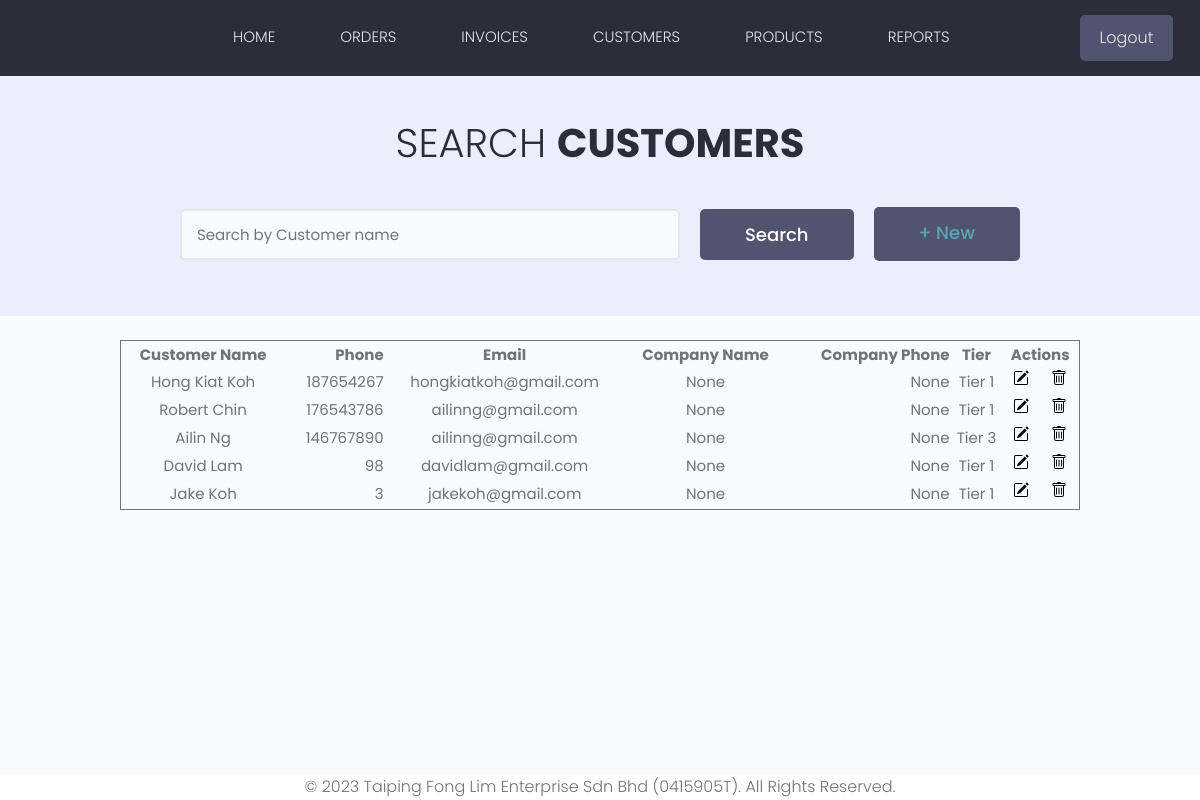
The app's page /customers/ (signed in), older data.
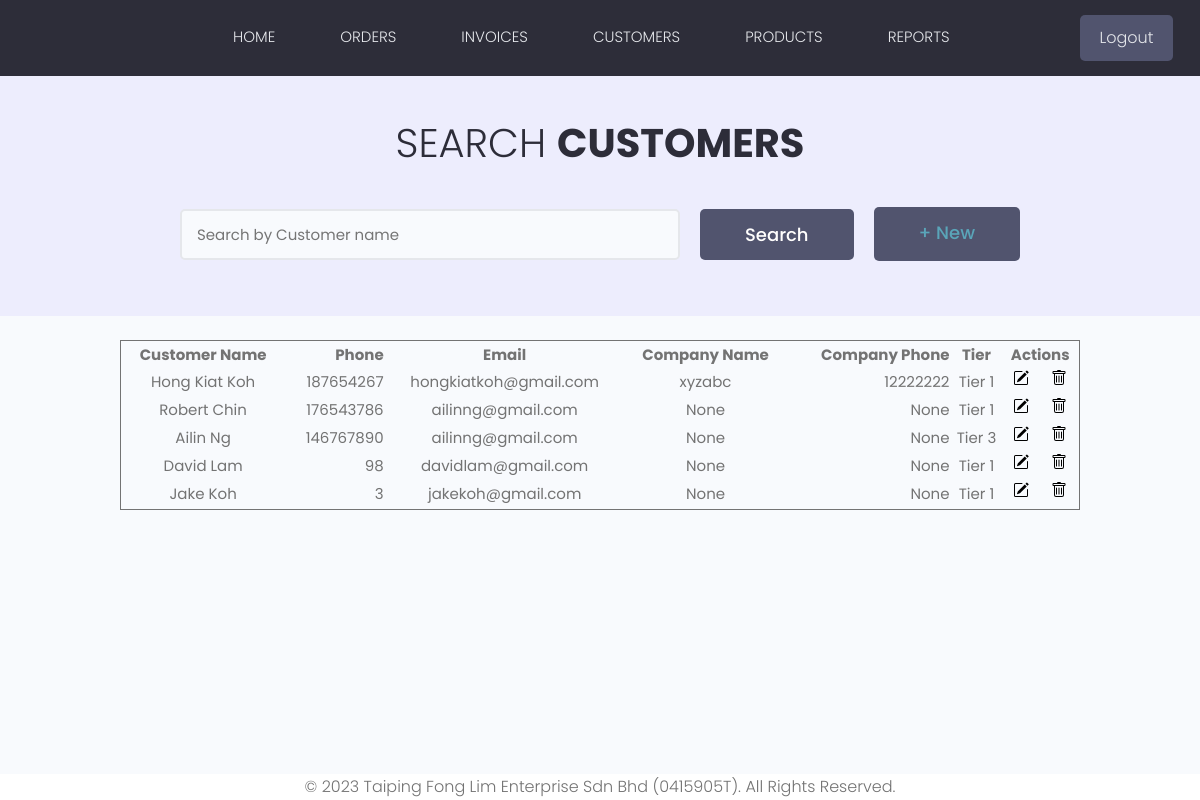
The same page, newer data.
### products/models.py (models this page shows, shortened)
class Customer(models.Model):
    STATES = (
        ('Johor', 'Johor'),
        ('Kedah', 'Kedah'),
        ('Kelantan', 'Kelantan'),
        ('Malacca', 'Malacca'),
        ('Negeri Sembilan', 'Negeri Sembilan'),
        ('Pahang', 'Pahang'),
        ('Penang', 'Penang'),
        ('Perak', 'Perak'),
        ('Perlis', 'Perlis'),
        ('Sabah', 'Sabah'),
        ('Sarawak', 'Sarawak'),
        ('Selangor', 'Selangor'),
        ('Terengganu', 'Terengganu'),
        )
    firstname = models.CharField(max_length=50, null=True)
    lastname = models.CharField(max_length=50, null=True)
    address = models.CharField(max_length=200, null=True, default='N/A')
    phone_regex = RegexValidator(regex=r'^\d{3}\d{3}\d{4}$')
    phone = models.CharField(null=True, max_length=30, validators=[phone_regex])
    email = models.EmailField(null=True, validators=[validators.EmailValidator()])
    companyName = models.CharField(max_length=100, null=True, default='N/A')
    companyPhone = models.IntegerField(null=True)
    companyAddress = models.CharField(max_length=200, null=True, default='N/A')
    city = models.CharField(max_length=20, null=True, default='N/A')
    state = models.CharField(max_length=15, choices=STATES, null=True)
    postcode = models.IntegerField(null=True)
    tier = models.ForeignKey(Tier, on_delete=models.PROTECT)
    def __str__(self):
        return f"{self.firstname} {self.lastname}"

class Tier(models.Model):
    TIERS = (
        ('1', 'Tier 1'),
        ('2', 'Tier 2'),
        ('3', 'Market'),
    )
    tier = models.CharField(max_length=10, choices=TIERS, null=True)
    def __str__(self):
        return 'Tier ' + str(self.tier)

### products/views.py (the view)
# urls.py: path("customers/", views.customers, name="customers"),
@login_required(login_url='login')
def customers(request):
    customers, search_query = searchItems(request, 'search_customer')
    custom_range, customers = paginateItems(request, customers)
    context = {'customers': customers, 'search_query': search_query, 'custom_range': custom_range}
    return render(request, 'customers.html', context)

### products/utilities.py (called while the page is built)
def paginateItems(request, items):
    page = request.GET.get('page')
    results = 10
    paginator = Paginator(items, results)
    try:
        items = paginator.page(page)
    except PageNotAnInteger:
        page = 1
        items = paginator.page(page)
    except EmptyPage:
        page = paginator.num_pages
        items = paginator.page(page)
    leftIndex = int(page) - 4
    if leftIndex < 1:
        leftIndex = 1
    rightIndex = int(page) + 5
    if rightIndex > paginator.num_pages:
        rightIndex = paginator.num_pages + 1
    custom_range = range(leftIndex, rightIndex)
    return custom_range, items

### templates/customers.html (shortened to what this page needs)
{% extends 'main.html' %}
{% load static %}
{% block content %}
<main class="projects">
    <section class="hero-section text-center">
    <div class="container container--narrow">
      <div class="hero-section__box">
        <h2>Search <span>Customers</span></h2>
      </div>
      <div class="hero-section__search">
        <form id='searchForm' class="form" action="{% url 'customers' %}" method="get">
          <div class="form__field">
            <input class="input input--text" id="formInput#search" type="text" name="search_query"
              value="{{ search_query }}"
                   placeholder="Search by Customer name" />
          </div>
          <input class="btn btn--sub btn--lg" type="submit" value="Search" /><h1 class="btn btn--sub btn--lg" type="button" value="ADD CUSTOMER"><a href="{% url 'create-customer' %}">+ New</a></h1>
        </form>
      </div>
    </div>
  </section>
<br>
    <table class="table table-striped table-hover table-bordered">
        <tr class="align-center">
            <th>Customer Name</th>
            <th class="align-numeric">Phone</th>
            <th>Email</th>
            <th>Company Name</th>
            <th class="align-numeric">Company Phone</th>
            <th>Tier</th>
            <th class="align-center" colspan="2">Actions</th>
        </tr>
        {% for customer in customers %}
            <tr class="align-center">
                <td>{{ customer }}</td>
                <td class="align-numeric">{{ customer.phone }}</td>
                <td>{{ customer.email }}</td>
                <td>{{ customer.companyName }}</td>
                <td class="align-numeric">{{ customer.companyPhone }}</td>
                <td>{{ customer.tier }}</td>
                <td class="align-center"><a href="{% url 'update-customer' customer.id %}"><img src="{% static 'images/edit-icon.svg' %}" ></a></td>
                <td class="align-center"><a href="{% url 'delete-customer' customer.id %}"><img src="{% static 'images/delete-icon.svg' %}" ></a></td>
            </tr>
        {% endfor %}
    </table>
    <br>
</main>
{% endblock content %}

Row changes from the older to the newer data that the page shows:
changed Customer "Hong Kiat Koh": companyName "None" → "xyzabc"; companyPhone "None" → "12222222"
